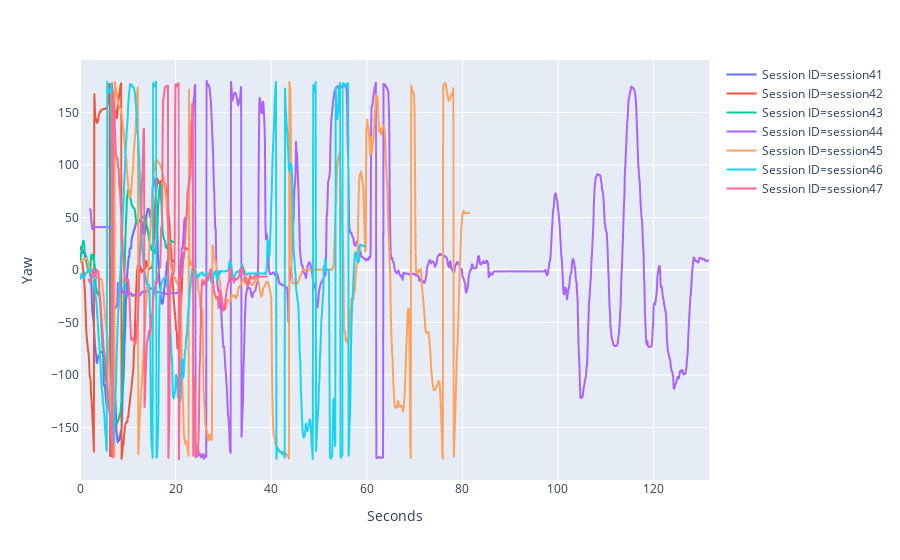

Notebook source saved alongside this figure:
### Code cell
fig = px.line(df, x="Seconds", y="Yaw", color="Session ID")
fig.show()

### Figure 1 — Plotly figure (JSON) as saved in the notebook; plotly's stock layout.template omitted (floating-point values rounded to 4 significant figures; data arrays with more than 128 entries replaced by an {"elided": "..."} marker saying what was removed)
{"data": [{"hoverlabel": {"namelength": 0}, "hovertemplate": "Session ID=session41<br>Seconds=%{x}<br>Yaw=%{y}", "legendgroup": "Session ID=session41", "line": {"color": "#636efa", "dash": "solid"}, "mode": "lines", "name": "Session ID=session41", "showlegend": true, "type": "scattergl", "x": {"elided": "197 float values"}, "xaxis": "x", "y": {"elided": "197 float values"}, "yaxis": "y"}, {"hoverlabel": {"namelength": 0}, "hovertemplate": "Session ID=session42<br>Seconds=%{x}<br>Yaw=%{y}", "legendgroup": "Session ID=session42", "line": {"color": "#EF553B", "dash": "solid"}, "mode": "lines", "name": "Session ID=session42", "showlegend": true, "type": "scattergl", "x": {"elided": "230 float values"}, "xaxis": "x", "y": {"elided": "230 float values"}, "yaxis": "y"}, {"hoverlabel": {"namelength": 0}, "hovertemplate": "Session ID=session43<br>Seconds=%{x}<br>Yaw=%{y}", "legendgroup": "Session ID=session43", "line": {"color": "#00cc96", "dash": "solid"}, "mode": "lines", "name": "Session ID=session43", "showlegend": true, "type": "scattergl", "x": {"elided": "196 float values"}, "xaxis": "x", "y": {"elided": "196 float values"}, "yaxis": "y"}, {"hoverlabel": {"namelength": 0}, "hovertemplate": "Session ID=session44<br>Seconds=%{x}<br>Yaw=%{y}", "legendgroup": "Session ID=session44", "line": {"color": "#ab63fa", "dash": "solid"}, "mode": "lines", "name": "Session ID=session44", "showlegend": true, "type": "scattergl", "x": {"elided": "1296 float values"}, "xaxis": "x", "y": {"elided": "1296 float values"}, "yaxis": "y"}, {"hoverlabel": {"namelength": 0}, "hovertemplate": "Session ID=session45<br>Seconds=%{x}<br>Yaw=%{y}", "legendgroup": "Session ID=session45", "line": {"color": "#FFA15A", "dash": "solid"}, "mode": "lines", "name": "Session ID=session45", "showlegend": true, "type": "scattergl", "x": {"elided": "815 float values"}, "xaxis": "x", "y": {"elided": "815 float values"}, "yaxis": "y"}, {"hoverlabel": {"namelength": 0}, "hovertemplate": "Session ID=session46<br>Seconds=%{x}<br>Yaw=%{y}", "legendgroup": "Session ID=session46", "line": {"color": "#19d3f3", "dash": "solid"}, "mode": "lines", "name": "Session ID=session46", "showlegend": true, "type": "scattergl", "x": {"elided": "597 float values"}, "xaxis": "x", "y": {"elided": "597 float values"}, "yaxis": "y"}, {"hoverlabel": {"namelength": 0}, "hovertemplate": "Session ID=session47<br>Seconds=%{x}<br>Yaw=%{y}", "legendgroup": "Session ID=session47", "line": {"color": "#FF6692", "dash": "solid"}, "mode": "lines", "name": "Session ID=session47", "showlegend": true, "type": "scattergl", "x": {"elided": "374 float values"}, "xaxis": "x", "y": {"elided": "374 float values"}, "yaxis": "y"}], "layout": {"legend": {"tracegroupgap": 0}, "margin": {"t": 60}, "xaxis": {"anchor": "y", "domain": [0, 1], "title": {"text": "Seconds"}}, "yaxis": {"anchor": "x", "domain": [0, 1], "title": {"text": "Yaw"}}}}
